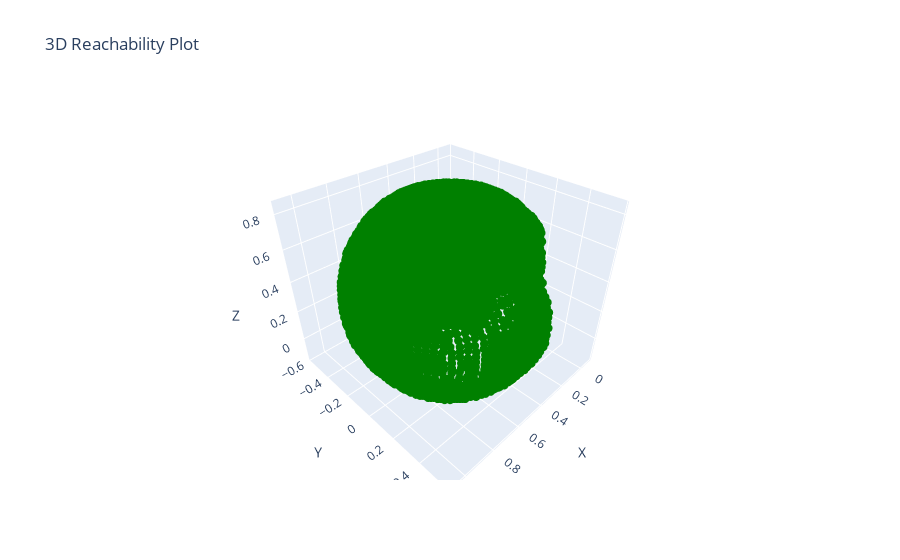
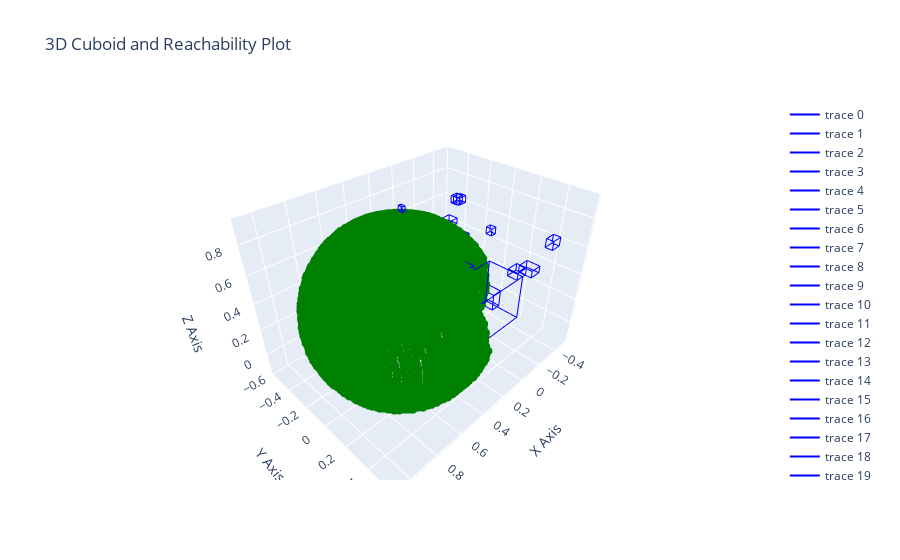

The notebook cell saved with these charts, in order:
### Markdown cell above
Let's try an interactive plot

### Code cell
plot_interactive_reachability(valid_poses)
reachable_points, unreachable_points = plot_random_cuboids_with_reachability(cuboid_data_list, reachable_points=valid_poses, unreachable_points=[])

### Figure 1 — Plotly figure (JSON) as saved in the notebook; plotly's stock layout.template omitted (floating-point values rounded to 4 significant figures; data arrays with more than 128 entries replaced by an {"elided": "..."} marker saying what was removed)
{"data": [{"marker": {"color": "green", "size": 3}, "mode": "markers", "name": "Reachable", "type": "scatter3d", "x": {"elided": "6096 float values"}, "y": {"elided": "6096 float values"}, "z": {"elided": "6096 float values"}}], "layout": {"scene": {"xaxis": {"title": {"text": "X"}}, "yaxis": {"title": {"text": "Y"}}, "zaxis": {"title": {"text": "Z"}}}, "title": {"text": "3D Reachability Plot"}}}

### Figure 2 — Plotly figure (JSON) as saved in the notebook; plotly's stock layout.template omitted (floating-point values rounded to 4 significant figures; data arrays with more than 128 entries replaced by an {"elided": "..."} marker saying what was removed)
{"data": [{"line": {"color": "blue", "width": 2}, "mode": "lines", "type": "scatter3d", "x": [-0.2637, -0.2074, -0.2074, -0.2637, -0.2637], "y": [-0.4468, -0.4468, -0.4048, -0.4048, -0.4468], "z": [0.3446, 0.3446, 0.3446, 0.3446, 0.3446]}, {"line": {"color": "blue", "width": 2}, "mode": "lines", "type": "scatter3d", "x": [-0.2637, -0.2074, -0.2074, -0.2637, -0.2637], "y": [-0.4468, -0.4468, -0.4048, -0.4048, -0.4468], "z": [0.4003, 0.4003, 0.4003, 0.4003, 0.4003]}, {"line": {"color": "blue", "width": 2}, "mode": "lines", "type": "scatter3d", "x": [-0.2637, -0.2637], "y": [-0.4468, -0.4468], "z": [0.3446, 0.4003]}, {"line": {"color": "blue", "width": 2}, "mode": "lines", "type": "scatter3d", "x": [-0.2074, -0.2074], "y": [-0.4468, -0.4468], "z": [0.3446, 0.4003]}, {"line": {"color": "blue", "width": 2}, "mode": "lines", "type": "scatter3d", "x": [-0.2637, -0.2637], "y": [-0.4048, -0.4048], "z": [0.3446, 0.4003]}, {"line": {"color": "blue", "width": 2}, "mode": "lines", "type": "scatter3d", "x": [-0.2074, -0.2074], "y": [-0.4048, -0.4048], "z": [0.3446, 0.4003]}, {"line": {"color": "blue", "width": 2}, "mode": "lines", "type": "scatter3d", "x": [-0.4897, -0.4357, -0.4357, -0.4897, -0.4897], "y": [-0.4365, -0.4365, -0.3796, -0.3796, -0.4365], "z": [0.1712, 0.1712, 0.1712, 0.1712, 0.1712]}, {"line": {"color": "blue", "width": 2}, "mode": "lines", "type": "scatter3d", "x": [-0.4897, -0.4357, -0.4357, -0.4897, -0.4897], "y": [-0.4365, -0.4365, -0.3796, -0.3796, -0.4365], "z": [0.2149, 0.2149, 0.2149, 0.2149, 0.2149]}, {"line": {"color": "blue", "width": 2}, "mode": "lines", "type": "scatter3d", "x": [-0.4897, -0.4897], "y": [-0.4365, -0.4365], "z": [0.1712, 0.2149]}, {"line": {"color": "blue", "width": 2}, "mode": "lines", "type": "scatter3d", "x": [-0.4357, -0.4357], "y": [-0.4365, -0.4365], "z": [0.1712, 0.2149]}, {"line": {"color": "blue", "width": 2}, "mode": "lines", "type": "scatter3d", "x": [-0.4897, -0.4897], "y": [-0.3796, -0.3796], "z": [0.1712, 0.2149]}, {"line": {"color": "blue", "width": 2}, "mode": "lines", "type": "scatter3d", "x": [-0.4357, -0.4357], "y": [-0.3796, -0.3796], "z": [0.1712, 0.2149]}, {"line": {"color": "blue", "width": 2}, "mode": "lines", "type": "scatter3d", "x": [0.2741, 0.3609, 0.3609, 0.2741, 0.2741], "y": [0.1805, 0.1805, 0.3504, 0.3504, 0.1805], "z": [0.6581, 0.6581, 0.6581, 0.6581, 0.6581]}, {"line": {"color": "blue", "width": 2}, "mode": "lines", "type": "scatter3d", "x": [0.2741, 0.3609, 0.3609, 0.2741, 0.2741], "y": [0.1805, 0.1805, 0.3504, 0.3504, 0.1805], "z": [0.7188, 0.7188, 0.7188, 0.7188, 0.7188]}, {"line": {"color": "blue", "width": 2}, "mode": "lines", "type": "scatter3d", "x": [0.2741, 0.2741], "y": [0.1805, 0.1805], "z": [0.6581, 0.7188]}, {"line": {"color": "blue", "width": 2}, "mode": "lines", "type": "scatter3d", "x": [0.3609, 0.3609], "y": [0.1805, 0.1805], "z": [0.6581, 0.7188]}, {"line": {"color": "blue", "width": 2}, "mode": "lines", "type": "scatter3d", "x": [0.2741, 0.2741], "y": [0.3504, 0.3504], "z": [0.6581, 0.7188]}, {"line": {"color": "blue", "width": 2}, "mode": "lines", "type": "scatter3d", "x": [0.3609, 0.3609], "y": [0.3504, 0.3504], "z": [0.6581, 0.7188]}, {"line": {"color": "blue", "width": 2}, "mode": "lines", "type": "scatter3d", "x": [-0.4074, -0.326, -0.326, -0.4074, -0.4074], "y": [-0.4451, -0.4451, -0.3653, -0.3653, -0.4451], "z": [0.4667, 0.4667, 0.4667, 0.4667, 0.4667]}, {"line": {"color": "blue", "width": 2}, "mode": "lines", "type": "scatter3d", "x": [-0.4074, -0.326, -0.326, -0.4074, -0.4074], "y": [-0.4451, -0.4451, -0.3653, -0.3653, -0.4451], "z": [0.5109, 0.5109, 0.5109, 0.5109, 0.5109]}, {"line": {"color": "blue", "width": 2}, "mode": "lines", "type": "scatter3d", "x": [-0.4074, -0.4074], "y": [-0.4451, -0.4451], "z": [0.4667, 0.5109]}, {"line": {"color": "blue", "width": 2}, "mode": "lines", "type": "scatter3d", "x": [-0.326, -0.326], "y": [-0.4451, -0.4451], "z": [0.4667, 0.5109]}, {"line": {"color": "blue", "width": 2}, "mode": "lines", "type": "scatter3d", "x": [-0.4074, -0.4074], "y": [-0.3653, -0.3653], "z": [0.4667, 0.5109]}, {"line": {"color": "blue", "width": 2}, "mode": "lines", "type": "scatter3d", "x": [-0.326, -0.326], "y": [-0.3653, -0.3653], "z": [0.4667, 0.5109]}, {"line": {"color": "blue", "width": 2}, "mode": "lines", "type": "scatter3d", "x": [0.313, 0.3612, 0.3612, 0.313, 0.313], "y": [-0.4313, -0.4313, -0.3835, -0.3835, -0.4313], "z": [0.3462, 0.3462, 0.3462, 0.3462, 0.3462]}, {"line": {"color": "blue", "width": 2}, "mode": "lines", "type": "scatter3d", "x": [0.313, 0.3612, 0.3612, 0.313, 0.313], "y": [-0.4313, -0.4313, -0.3835, -0.3835, -0.4313], "z": [0.3994, 0.3994, 0.3994, 0.3994, 0.3994]}, {"line": {"color": "blue", "width": 2}, "mode": "lines", "type": "scatter3d", "x": [0.313, 0.313], "y": [-0.4313, -0.4313], "z": [0.3462, 0.3994]}, {"line": {"color": "blue", "width": 2}, "mode": "lines", "type": "scatter3d", "x": [0.3612, 0.3612], "y": [-0.4313, -0.4313], "z": [0.3462, 0.3994]}, {"line": {"color": "blue", "width": 2}, "mode": "lines", "type": "scatter3d", "x": [0.313, 0.313], "y": [-0.3835, -0.3835], "z": [0.3462, 0.3994]}, {"line": {"color": "blue", "width": 2}, "mode": "lines", "type": "scatter3d", "x": [0.3612, 0.3612], "y": [-0.3835, -0.3835], "z": [0.3462, 0.3994]}, {"line": {"color": "blue", "width": 2}, "mode": "lines", "type": "scatter3d", "x": [-0.3302, -0.1935, -0.1935, -0.3302, -0.3302], "y": [-0.2802, -0.2802, -0.2, -0.2, -0.2802], "z": [0.03228, 0.03228, 0.03228, 0.03228, 0.03228]}, {"line": {"color": "blue", "width": 2}, "mode": "lines", "type": "scatter3d", "x": [-0.3302, -0.1935, -0.1935, -0.3302, -0.3302], "y": [-0.2802, -0.2802, -0.2, -0.2, -0.2802], "z": [0.1237, 0.1237, 0.1237, 0.1237, 0.1237]}, {"line": {"color": "blue", "width": 2}, "mode": "lines", "type": "scatter3d", "x": [-0.3302, -0.3302], "y": [-0.2802, -0.2802], "z": [0.03228, 0.1237]}, {"line": {"color": "blue", "width": 2}, "mode": "lines", "type": "scatter3d", "x": [-0.1935, -0.1935], "y": [-0.2802, -0.2802], "z": [0.03228, 0.1237]}, {"line": {"color": "blue", "width": 2}, "mode": "lines", "type": "scatter3d", "x": [-0.3302, -0.3302], "y": [-0.2, -0.2], "z": [0.03228, 0.1237]}, {"line": {"color": "blue", "width": 2}, "mode": "lines", "type": "scatter3d", "x": [-0.1935, -0.1935], "y": [-0.2, -0.2], "z": [0.03228, 0.1237]}, {"line": {"color": "blue", "width": 2}, "mode": "lines", "type": "scatter3d", "x": [-0.3176, -0.2319, -0.2319, -0.3176, -0.3176], "y": [0.3211, 0.3211, 0.4179, 0.4179, 0.3211], "z": [0.4325, 0.4325, 0.4325, 0.4325, 0.4325]}, {"line": {"color": "blue", "width": 2}, "mode": "lines", "type": "scatter3d", "x": [-0.3176, -0.2319, -0.2319, -0.3176, -0.3176], "y": [0.3211, 0.3211, 0.4179, 0.4179, 0.3211], "z": [0.4817, 0.4817, 0.4817, 0.4817, 0.4817]}, {"line": {"color": "blue", "width": 2}, "mode": "lines", "type": "scatter3d", "x": [-0.3176, -0.3176], "y": [0.3211, 0.3211], "z": [0.4325, 0.4817]}, {"line": {"color": "blue", "width": 2}, "mode": "lines", "type": "scatter3d", "x": [-0.2319, -0.2319], "y": [0.3211, 0.3211], "z": [0.4325, 0.4817]}, {"line": {"color": "blue", "width": 2}, "mode": "lines", "type": "scatter3d", "x": [-0.3176, -0.3176], "y": [0.4179, 0.4179], "z": [0.4325, 0.4817]}, {"line": {"color": "blue", "width": 2}, "mode": "lines", "type": "scatter3d", "x": [-0.2319, -0.2319], "y": [0.4179, 0.4179], "z": [0.4325, 0.4817]}, {"line": {"color": "blue", "width": 2}, "mode": "lines", "type": "scatter3d", "x": [-0.3399, -0.2457, -0.2457, -0.3399, -0.3399], "y": [0.2333, 0.2333, 0.3117, 0.3117, 0.2333], "z": [0.3573, 0.3573, 0.3573, 0.3573, 0.3573]}, {"line": {"color": "blue", "width": 2}, "mode": "lines", "type": "scatter3d", "x": [-0.3399, -0.2457, -0.2457, -0.3399, -0.3399], "y": [0.2333, 0.2333, 0.3117, 0.3117, 0.2333], "z": [0.4102, 0.4102, 0.4102, 0.4102, 0.4102]}, {"line": {"color": "blue", "width": 2}, "mode": "lines", "type": "scatter3d", "x": [-0.3399, -0.3399], "y": [0.2333, 0.2333], "z": [0.3573, 0.4102]}, {"line": {"color": "blue", "width": 2}, "mode": "lines", "type": "scatter3d", "x": [-0.2457, -0.2457], "y": [0.2333, 0.2333], "z": [0.3573, 0.4102]}, {"line": {"color": "blue", "width": 2}, "mode": "lines", "type": "scatter3d", "x": [-0.3399, -0.3399], "y": [0.3117, 0.3117], "z": [0.3573, 0.4102]}, {"line": {"color": "blue", "width": 2}, "mode": "lines", "type": "scatter3d", "x": [-0.2457, -0.2457], "y": [0.3117, 0.3117], "z": [0.3573, 0.4102]}, {"line": {"color": "blue", "width": 2}, "mode": "lines", "type": "scatter3d", "x": [-0.1259, -0.05561, -0.05561, -0.1259, -0.1259], "y": [0.1457, 0.1457, 0.2728, 0.2728, 0.1457], "z": [0.1946, 0.1946, 0.1946, 0.1946, 0.1946]}, {"line": {"color": "blue", "width": 2}, "mode": "lines", "type": "scatter3d", "x": [-0.1259, -0.05561, -0.05561, -0.1259, -0.1259], "y": [0.1457, 0.1457, 0.2728, 0.2728, 0.1457], "z": [0.3132, 0.3132, 0.3132, 0.3132, 0.3132]}, {"line": {"color": "blue", "width": 2}, "mode": "lines", "type": "scatter3d", "x": [-0.1259, -0.1259], "y": [0.1457, 0.1457], "z": [0.1946, 0.3132]}, {"line": {"color": "blue", "width": 2}, "mode": "lines", "type": "scatter3d", "x": [-0.05561, -0.05561], "y": [0.1457, 0.1457], "z": [0.1946, 0.3132]}, {"line": {"color": "blue", "width": 2}, "mode": "lines", "type": "scatter3d", "x": [-0.1259, -0.1259], "y": [0.2728, 0.2728], "z": [0.1946, 0.3132]}, {"line": {"color": "blue", "width": 2}, "mode": "lines", "type": "scatter3d", "x": [-0.05561, -0.05561], "y": [0.2728, 0.2728], "z": [0.1946, 0.3132]}, {"line": {"color": "blue", "width": 2}, "mode": "lines", "type": "scatter3d", "x": [-0.3234, -0.2818, -0.2818, -0.3234, -0.3234], "y": [0.002045, 0.002045, 0.04802, 0.04802, 0.002045], "z": [0.5694, 0.5694, 0.5694, 0.5694, 0.5694]}, {"line": {"color": "blue", "width": 2}, "mode": "lines", "type": "scatter3d", "x": [-0.3234, -0.2818, -0.2818, -0.3234, -0.3234], "y": [0.002045, 0.002045, 0.04802, 0.04802, 0.002045], "z": [0.6195, 0.6195, 0.6195, 0.6195, 0.6195]}, {"line": {"color": "blue", "width": 2}, "mode": "lines", "type": "scatter3d", "x": [-0.3234, -0.3234], "y": [0.002045, 0.002045], "z": [0.5694, 0.6195]}, {"line": {"color": "blue", "width": 2}, "mode": "lines", "type": "scatter3d", "x": [-0.2818, -0.2818], "y": [0.002045, 0.002045], "z": [0.5694, 0.6195]}, {"line": {"color": "blue", "width": 2}, "mode": "lines", "type": "scatter3d", "x": [-0.3234, -0.3234], "y": [0.04802, 0.04802], "z": [0.5694, 0.6195]}, {"line": {"color": "blue", "width": 2}, "mode": "lines", "type": "scatter3d", "x": [-0.2818, -0.2818], "y": [0.04802, 0.04802], "z": [0.5694, 0.6195]}, {"line": {"color": "blue", "width": 2}, "mode": "lines", "type": "scatter3d", "x": [-0.3627, -0.3155, -0.3155, -0.3627, -0.3627], "y": [-0.3415, -0.3415, -0.2831, -0.2831, -0.3415], "z": [0.1157, 0.1157, 0.1157, 0.1157, 0.1157]}, {"line": {"color": "blue", "width": 2}, "mode": "lines", "type": "scatter3d", "x": [-0.3627, -0.3155, -0.3155, -0.3627, -0.3627], "y": [-0.3415, -0.3415, -0.2831, -0.2831, -0.3415], "z": [0.1577, 0.1577, 0.1577, 0.1577, 0.1577]}, {"line": {"color": "blue", "width": 2}, "mode": "lines", "type": "scatter3d", "x": [-0.3627, -0.3627], "y": [-0.3415, -0.3415], "z": [0.1157, 0.1577]}, {"line": {"color": "blue", "width": 2}, "mode": "lines", "type": "scatter3d", "x": [-0.3155, -0.3155], "y": [-0.3415, -0.3415], "z": [0.1157, 0.1577]}, {"line": {"color": "blue", "width": 2}, "mode": "lines", "type": "scatter3d", "x": [-0.3627, -0.3627], "y": [-0.2831, -0.2831], "z": [0.1157, 0.1577]}, {"line": {"color": "blue", "width": 2}, "mode": "lines", "type": "scatter3d", "x": [-0.3155, -0.3155], "y": [-0.2831, -0.2831], "z": [0.1157, 0.1577]}, {"line": {"color": "blue", "width": 2}, "mode": "lines", "type": "scatter3d", "x": [-0.335, -0.2779, -0.2779, -0.335, -0.335], "y": [-0.3163, -0.3163, -0.263, -0.263, -0.3163], "z": [0.6914, 0.6914, 0.6914, 0.6914, 0.6914]}, {"line": {"color": "blue", "width": 2}, "mode": "lines", "type": "scatter3d", "x": [-0.335, -0.2779, -0.2779, -0.335, -0.335], "y": [-0.3163, -0.3163, -0.263, -0.263, -0.3163], "z": [0.745, 0.745, 0.745, 0.745, 0.745]}, {"line": {"color": "blue", "width": 2}, "mode": "lines", "type": "scatter3d", "x": [-0.335, -0.335], "y": [-0.3163, -0.3163], "z": [0.6914, 0.745]}, {"line": {"color": "blue", "width": 2}, "mode": "lines", "type": "scatter3d", "x": [-0.2779, -0.2779], "y": [-0.3163, -0.3163], "z": [0.6914, 0.745]}, {"line": {"color": "blue", "width": 2}, "mode": "lines", "type": "scatter3d", "x": [-0.335, -0.335], "y": [-0.263, -0.263], "z": [0.6914, 0.745]}, {"line": {"color": "blue", "width": 2}, "mode": "lines", "type": "scatter3d", "x": [-0.2779, -0.2779], "y": [-0.263, -0.263], "z": [0.6914, 0.745]}, {"line": {"color": "blue", "width": 2}, "mode": "lines", "type": "scatter3d", "x": [-0.01584, 0.3967, 0.3967, -0.01584, -0.01584], "y": [0.2423, 0.2423, 0.485, 0.485, 0.2423], "z": [0.2765, 0.2765, 0.2765, 0.2765, 0.2765]}, {"line": {"color": "blue", "width": 2}, "mode": "lines", "type": "scatter3d", "x": [-0.01584, 0.3967, 0.3967, -0.01584, -0.01584], "y": [0.2423, 0.2423, 0.485, 0.485, 0.2423], "z": [0.5751, 0.5751, 0.5751, 0.5751, 0.5751]}, {"line": {"color": "blue", "width": 2}, "mode": "lines", "type": "scatter3d", "x": [-0.01584, -0.01584], "y": [0.2423, 0.2423], "z": [0.2765, 0.5751]}, {"line": {"color": "blue", "width": 2}, "mode": "lines", "type": "scatter3d", "x": [0.3967, 0.3967], "y": [0.2423, 0.2423], "z": [0.2765, 0.5751]}, {"line": {"color": "blue", "width": 2}, "mode": "lines", "type": "scatter3d", "x": [-0.01584, -0.01584], "y": [0.485, 0.485], "z": [0.2765, 0.5751]}, {"line": {"color": "blue", "width": 2}, "mode": "lines", "type": "scatter3d", "x": [0.3967, 0.3967], "y": [0.485, 0.485], "z": [0.2765, 0.5751]}, {"line": {"color": "blue", "width": 2}, "mode": "lines", "type": "scatter3d", "x": [0.4437, 0.49, 0.49, 0.4437, 0.4437], "y": [0.1262, 0.1262, 0.179, 0.179, 0.1262], "z": [0.4189, 0.4189, 0.4189, 0.4189, 0.4189]}, {"line": {"color": "blue", "width": 2}, "mode": "lines", "type": "scatter3d", "x": [0.4437, 0.49, 0.49, 0.4437, 0.4437], "y": [0.1262, 0.1262, 0.179, 0.179, 0.1262], "z": [0.4858, 0.4858, 0.4858, 0.4858, 0.4858]}, {"line": {"color": "blue", "width": 2}, "mode": "lines", "type": "scatter3d", "x": [0.4437, 0.4437], "y": [0.1262, 0.1262], "z": [0.4189, 0.4858]}, {"line": {"color": "blue", "width": 2}, "mode": "lines", "type": "scatter3d", "x": [0.49, 0.49], "y": [0.1262, 0.1262], "z": [0.4189, 0.4858]}, {"line": {"color": "blue", "width": 2}, "mode": "lines", "type": "scatter3d", "x": [0.4437, 0.4437], "y": [0.179, 0.179], "z": [0.4189, 0.4858]}, {"line": {"color": "blue", "width": 2}, "mode": "lines", "type": "scatter3d", "x": [0.49, 0.49], "y": [0.179, 0.179], "z": [0.4189, 0.4858]}, {"line": {"color": "blue", "width": 2}, "mode": "lines", "type": "scatter3d", "x": [-0.1384, -0.09318, -0.09318, -0.1384, -0.1384], "y": [-0.08079, -0.08079, -0.02599, -0.02599, -0.08079], "z": [0.5654, 0.5654, 0.5654, 0.5654, 0.5654]}, {"line": {"color": "blue", "width": 2}, "mode": "lines", "type": "scatter3d", "x": [-0.1384, -0.09318, -0.09318, -0.1384, -0.1384], "y": [-0.08079, -0.08079, -0.02599, -0.02599, -0.08079], "z": [0.6148, 0.6148, 0.6148, 0.6148, 0.6148]}, {"line": {"color": "blue", "width": 2}, "mode": "lines", "type": "scatter3d", "x": [-0.1384, -0.1384], "y": [-0.08079, -0.08079], "z": [0.5654, 0.6148]}, {"line": {"color": "blue", "width": 2}, "mode": "lines", "type": "scatter3d", "x": [-0.09318, -0.09318], "y": [-0.08079, -0.08079], "z": [0.5654, 0.6148]}, {"line": {"color": "blue", "width": 2}, "mode": "lines", "type": "scatter3d", "x": [-0.1384, -0.1384], "y": [-0.02599, -0.02599], "z": [0.5654, 0.6148]}, {"line": {"color": "blue", "width": 2}, "mode": "lines", "type": "scatter3d", "x": [-0.09318, -0.09318], "y": [-0.02599, -0.02599], "z": [0.5654, 0.6148]}, {"line": {"color": "blue", "width": 2}, "mode": "lines", "type": "scatter3d", "x": [0.1657, 0.2249, 0.2249, 0.1657, 0.1657], "y": [0.2341, 0.2341, 0.3191, 0.3191, 0.2341], "z": [0.1175, 0.1175, 0.1175, 0.1175, 0.1175]}, {"line": {"color": "blue", "width": 2}, "mode": "lines", "type": "scatter3d", "x": [0.1657, 0.2249, 0.2249, 0.1657, 0.1657], "y": [0.2341, 0.2341, 0.3191, 0.3191, 0.2341], "z": [0.186, 0.186, 0.186, 0.186, 0.186]}, {"line": {"color": "blue", "width": 2}, "mode": "lines", "type": "scatter3d", "x": [0.1657, 0.1657], "y": [0.2341, 0.2341], "z": [0.1175, 0.186]}, {"line": {"color": "blue", "width": 2}, "mode": "lines", "type": "scatter3d", "x": [0.2249, 0.2249], "y": [0.2341, 0.2341], "z": [0.1175, 0.186]}, {"line": {"color": "blue", "width": 2}, "mode": "lines", "type": "scatter3d", "x": [0.1657, 0.1657], "y": [0.3191, 0.3191], "z": [0.1175, 0.186]}, {"line": {"color": "blue", "width": 2}, "mode": "lines", "type": "scatter3d", "x": [0.2249, 0.2249], "y": [0.3191, 0.3191], "z": [0.1175, 0.186]}, {"line": {"color": "blue", "width": 2}, "mode": "lines", "type": "scatter3d", "x": [0.06253, 0.1096, 0.1096, 0.06253, 0.06253], "y": [0.1645, 0.1645, 0.2088, 0.2088, 0.1645], "z": [0.1996, 0.1996, 0.1996, 0.1996, 0.1996]}, {"line": {"color": "blue", "width": 2}, "mode": "lines", "type": "scatter3d", "x": [0.06253, 0.1096, 0.1096, 0.06253, 0.06253], "y": [0.1645, 0.1645, 0.2088, 0.2088, 0.1645], "z": [0.2536, 0.2536, 0.2536, 0.2536, 0.2536]}, {"line": {"color": "blue", "width": 2}, "mode": "lines", "type": "scatter3d", "x": [0.06253, 0.06253], "y": [0.1645, 0.1645], "z": [0.1996, 0.2536]}, {"line": {"color": "blue", "width": 2}, "mode": "lines", "type": "scatter3d", "x": [0.1096, 0.1096], "y": [0.1645, 0.1645], "z": [0.1996, 0.2536]}, {"line": {"color": "blue", "width": 2}, "mode": "lines", "type": "scatter3d", "x": [0.06253, 0.06253], "y": [0.2088, 0.2088], "z": [0.1996, 0.2536]}, {"line": {"color": "blue", "width": 2}, "mode": "lines", "type": "scatter3d", "x": [0.1096, 0.1096], "y": [0.2088, 0.2088], "z": [0.1996, 0.2536]}, {"line": {"color": "blue", "width": 2}, "mode": "lines", "type": "scatter3d", "x": [-0.4643, -0.3853, -0.3853, -0.4643, -0.4643], "y": [0.3946, 0.3946, 0.4476, 0.4476, 0.3946], "z": [0.5807, 0.5807, 0.5807, 0.5807, 0.5807]}, {"line": {"color": "blue", "width": 2}, "mode": "lines", "type": "scatter3d", "x": [-0.4643, -0.3853, -0.3853, -0.4643, -0.4643], "y": [0.3946, 0.3946, 0.4476, 0.4476, 0.3946], "z": [0.644, 0.644, 0.644, 0.644, 0.644]}, {"line": {"color": "blue", "width": 2}, "mode": "lines", "type": "scatter3d", "x": [-0.4643, -0.4643], "y": [0.3946, 0.3946], "z": [0.5807, 0.644]}, {"line": {"color": "blue", "width": 2}, "mode": "lines", "type": "scatter3d", "x": [-0.3853, -0.3853], "y": [0.3946, 0.3946], "z": [0.5807, 0.644]}, {"line": {"color": "blue", "width": 2}, "mode": "lines", "type": "scatter3d", "x": [-0.4643, -0.4643], "y": [0.4476, 0.4476], "z": [0.5807, 0.644]}, {"line": {"color": "blue", "width": 2}, "mode": "lines", "type": "scatter3d", "x": [-0.3853, -0.3853], "y": [0.4476, 0.4476], "z": [0.5807, 0.644]}, {"line": {"color": "blue", "width": 2}, "mode": "lines", "type": "scatter3d", "x": [0.3174, 0.3393, 0.3393, 0.3174, 0.3174], "y": [-0.1687, -0.1687, -0.1347, -0.1347, -0.1687], "z": [0.8872, 0.8872, 0.8872, 0.8872, 0.8872]}, {"line": {"color": "blue", "width": 2}, "mode": "lines", "type": "scatter3d", "x": [0.3174, 0.3393, 0.3393, 0.3174, 0.3174], "y": [-0.1687, -0.1687, -0.1347, -0.1347, -0.1687], "z": [0.9221, 0.9221, 0.9221, 0.9221, 0.9221]}, {"line": {"color": "blue", "width": 2}, "mode": "lines", "type": "scatter3d", "x": [0.3174, 0.3174], "y": [-0.1687, -0.1687], "z": [0.8872, 0.9221]}, {"line": {"color": "blue", "width": 2}, "mode": "lines", "type": "scatter3d", "x": [0.3393, 0.3393], "y": [-0.1687, -0.1687], "z": [0.8872, 0.9221]}, {"line": {"color": "blue", "width": 2}, "mode": "lines", "type": "scatter3d", "x": [0.3174, 0.3174], "y": [-0.1347, -0.1347], "z": [0.8872, 0.9221]}, {"line": {"color": "blue", "width": 2}, "mode": "lines", "type": "scatter3d", "x": [0.3393, 0.3393], "y": [-0.1347, -0.1347], "z": [0.8872, 0.9221]}, {"line": {"color": "blue", "width": 2}, "mode": "lines", "type": "scatter3d", "x": [-0.4933, -0.4226, -0.4226, -0.4933, -0.4933], "y": [-0.4213, -0.4213, -0.3648, -0.3648, -0.4213], "z": [0.6088, 0.6088, 0.6088, 0.6088, 0.6088]}, {"line": {"color": "blue", "width": 2}, "mode": "lines", "type": "scatter3d", "x": [-0.4933, -0.4226, -0.4226, -0.4933, -0.4933], "y": [-0.4213, -0.4213, -0.3648, -0.3648, -0.4213], "z": [0.6627, 0.6627, 0.6627, 0.6627, 0.6627]}, {"line": {"color": "blue", "width": 2}, "mode": "lines", "type": "scatter3d", "x": [-0.4933, -0.4933], "y": [-0.4213, -0.4213], "z": [0.6088, 0.6627]}, {"line": {"color": "blue", "width": 2}, "mode": "lines", "type": "scatter3d", "x": [-0.4226, -0.4226], "y": [-0.4213, -0.4213], "z": [0.6088, 0.6627]}, {"line": {"color": "blue", "width": 2}, "mode": "lines", "type": "scatter3d", "x": [-0.4933, -0.4933], "y": [-0.3648, -0.3648], "z": [0.6088, 0.6627]}, {"line": {"color": "blue", "width": 2}, "mode": "lines", "type": "scatter3d", "x": [-0.4226, -0.4226], "y": [-0.3648, -0.3648], "z": [0.6088, 0.6627]}, {"marker": {"color": "green", "size": 3}, "mode": "markers", "name": "Reachable", "type": "scatter3d", "x": {"elided": "6096 float values"}, "y": {"elided": "6096 float values"}, "z": {"elided": "6096 float values"}}], "layout": {"scene": {"xaxis": {"title": {"text": "X Axis"}}, "yaxis": {"title": {"text": "Y Axis"}}, "zaxis": {"title": {"text": "Z Axis"}}}, "title": {"text": "3D Cuboid and Reachability Plot"}}}
